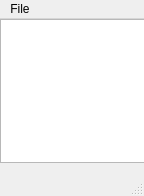
<?xml version="1.0" encoding="UTF-8"?>
<ui version="4.0">
 <class>MainWindow</class>
 <widget class="QMainWindow" name="MainWindow">
  <property name="geometry">
   <rect>
    <x>0</x>
    <y>0</y>
    <width>144</width>
    <height>196</height>
   </rect>
  </property>
  <property name="windowTitle">
   <string>MainWindow</string>
  </property>
  <widget class="QWidget" name="centralwidget">
   <widget class="QGraphicsView" name="graphicsView">
    <property name="geometry">
     <rect>
      <x>0</x>
      <y>0</y>
      <width>160</width>
      <height>144</height>
     </rect>
    </property>
    <property name="sizePolicy">
     <sizepolicy hsizetype="Fixed" vsizetype="Fixed">
      <horstretch>0</horstretch>
      <verstretch>0</verstretch>
     </sizepolicy>
    </property>
    <property name="maximumSize">
     <size>
      <width>160</width>
      <height>144</height>
     </size>
    </property>
   </widget>
  </widget>
  <widget class="QMenuBar" name="menubar">
   <property name="geometry">
    <rect>
     <x>0</x>
     <y>0</y>
     <width>144</width>
     <height>25</height>
    </rect>
   </property>
   <widget class="QMenu" name="menuFile">
    <property name="title">
     <string>File</string>
    </property>
    <addaction name="actionOpen_ROM"/>
    <addaction name="actionQuit"/>
   </widget>
   <addaction name="menuFile"/>
  </widget>
  <widget class="QStatusBar" name="statusbar"/>
  <action name="actionOpen_ROM">
   <property name="text">
    <string>Open ROM...</string>
   </property>
   <property name="shortcut">
    <string>Ctrl+O</string>
   </property>
  </action>
  <action name="actionQuit">
   <property name="text">
    <string>Quit</string>
   </property>
   <property name="shortcut">
    <string>Ctrl+Q</string>
   </property>
  </action>
 </widget>
 <resources/>
 <connections>
  <connection>
   <sender>actionQuit</sender>
   <signal>triggered()</signal>
   <receiver>MainWindow</receiver>
   <slot>close()</slot>
   <hints>
    <hint type="sourcelabel">
     <x>-1</x>
     <y>-1</y>
    </hint>
    <hint type="destinationlabel">
     <x>71</x>
     <y>97</y>
    </hint>
   </hints>
  </connection>
 </connections>
</ui>
